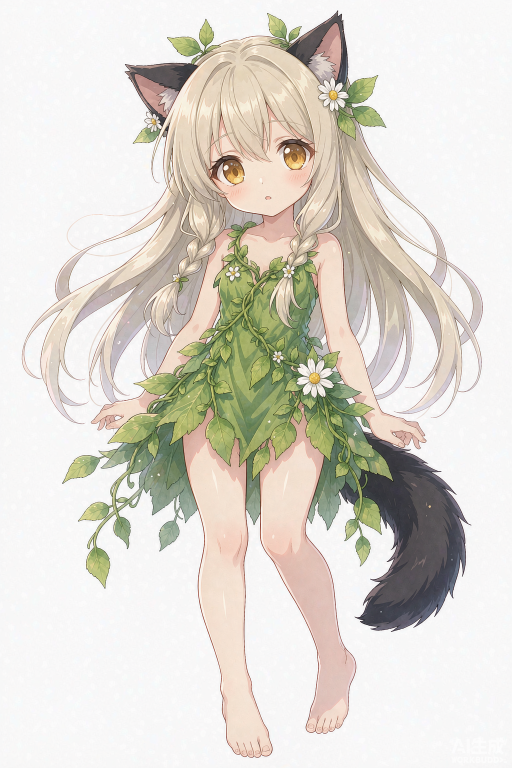
#> input picture art_src/2026-10-14_角色CG与头像/Japanese_anime_style_illustrat_2026-10-14T02-30-05.png, 1024 x 1536 px, found by its file name (shown at 1/2 size)
$ python _mat.py
#> lines starting #> are read from the running program, lines starting #| are printed output that depends on the picture
# -*- coding: utf-8 -*-
# 第三轮：抠透明 / 赫菲斯托斯卡图裁到游戏内卡图窗精确比例 1.1125（63/(76*0.745)）并去水印 / CG 去水印 / 头部标记 64x64。
from PIL import Image, ImageDraw
import os

BASE = r"D:\work\gen_raw"
F = {
    "forest_cg": "Japanese_anime_style_illustrat_2026-10-14T02-32-16.png",
    "forest_standing": "Japanese_anime_style_illustrat_2026-10-14T02-30-05.png",
    "forest_head": "head_only_icon_of_the_same_ani_2026-10-14T02-32-54.png",
    "hephaestus_card": "Japanese_anime_style_illustrat_2026-10-14T02-33-37.png",
    "hephaestus_standing": "Japanese_anime_style_illustrat_2026-10-14T02-30-58.png",
}
CARD_RATIO = 63.0 / (76.0 * 0.745)   # 游戏内卡图窗真实宽高比 ≈ 1.1125

def largest_label(fg, sw, sh):
    lab = [[0]*sw for _ in range(sh)]; cur = 0; sizes = {}
    for y in range(sh):
        for x in range(sw):
            if fg[y][x] and lab[y][x] == 0:
                cur += 1; cnt = 0; st = [(x, y)]; lab[y][x] = cur
                while st:
                    cx, cy = st.pop(); cnt += 1
                    for nx, ny in ((cx+1,cy),(cx-1,cy),(cx,cy+1),(cx,cy-1)):
                        if 0 <= nx < sw and 0 <= ny < sh and fg[ny][nx] and lab[ny][nx] == 0:
                            lab[ny][nx] = cur; st.append((nx, ny))
                sizes[cur] = cnt
    big = max(sizes, key=sizes.get) if sizes else 0
    return lab, big

def mat(src, dst, thresh=40):
#> called with dst = 'D:\\work\\gen_raw/forest_standing_t.png', thresh = 40
    im = Image.open(src).convert("RGB"); w, h = im.size
#> in mat, im is the input picture: PIL image 1024x1536 RGB; mean R, G, B 220.9, 216.4, 207.6
#> after `w, h = im.size`: w = 1024; h = 1536
    work = im.copy(); MARK = (255, 0, 255)
    for seed in [(0,0),(w-1,0),(0,h-1),(w-1,h-1)]:
        if work.getpixel(seed) != MARK:
            ImageDraw.floodfill(work, seed, MARK, thresh=thresh)
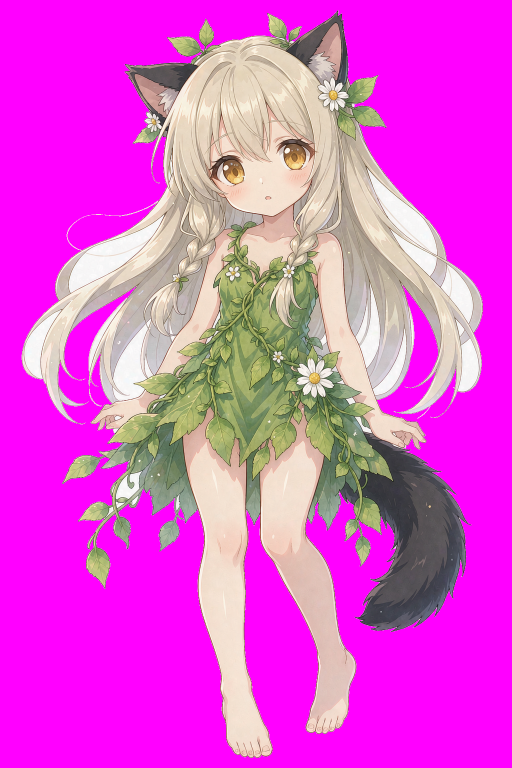
#> work: PIL image 1024x1536 RGB (shown at 1/2 size); mean R, G, B 224.8, 80.5, 211.7
    px = work.load(); ds = 4; sw, sh = max(1, w//ds), max(1, h//ds)
#> after `sw, sh = (max(1, w // ds), max(1, h // ds))`: sw = 256; sh = 384
    fg = [[False]*sw for _ in range(sh)]
    for y in range(sh):
        for x in range(sw):
            found = False
            for yy in range(y*ds, min((y+1)*ds, h)):
                for xx in range(x*ds, min((x+1)*ds, w)):
                    if px[xx, yy] != MARK:
                        found = True; break
                if found: break
            fg[y][x] = found
    lab, big = largest_label(fg, sw, sh)
#> big = 1
    srcpx = im.load(); out = Image.new("RGBA", (w, h), (0,0,0,0)); opx = out.load()
#> after `out = Image.new('RGBA', (w, h), (0, 0, 0, 0))`: out: PIL image 1024x1536 RGBA; every value is 0
    for y in range(h):
        ly = min(y//ds, sh-1)
        for x in range(w):
            if px[x, y] != MARK and lab[ly][min(x//ds, sw-1)] == big:
                opx[x, y] = srcpx[x, y] + (255,)
    bbox = out.getbbox()
#> bbox = (43, 20, 966, 1516)
    if bbox: out = out.crop(bbox)
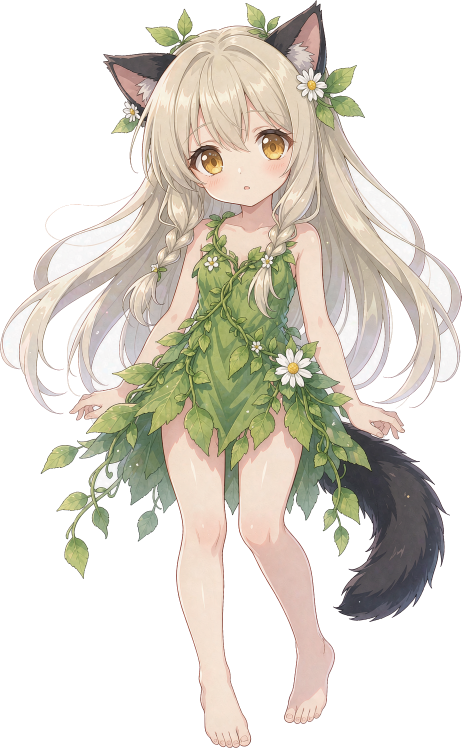
#> out: PIL image 923x1496 RGBA (shown at 1/2 size); mean R, G, B, A 96.5, 91.7, 81.5, 130.9; transparent parts drawn white
    out.save(dst); return out.size

def dewm(im, frac=0.045):
    w, h = im.size
    return im.crop((0, 0, w, int(h*(1.0-frac))))

def to_ratio(im, ratio):
    w, h = im.size; cur = w/h
    if cur < ratio:
        nh = int(w/ratio); y0 = (h-nh)//2; return im.crop((0, y0, w, y0+nh))
    nw = int(h*ratio); x0 = (w-nw)//2; return im.crop((x0, 0, x0+nw, h))

print("forest_standing", mat(os.path.join(BASE,F["forest_standing"]), os.path.join(BASE,"forest_standing_t.png")))
print("forest_head", mat(os.path.join(BASE,F["forest_head"]), os.path.join(BASE,"forest_head_t.png")))
#> (the run stopped early here; a loop or call above may not have finished)

$ run again, with art_src/2026-10-14_角色CG与头像/Japanese_anime_illustration__s_2026-10-14T01-39-03.png copied over art_src/2026-10-14_角色CG与头像/Japanese_anime_style_illustrat_2026-10-14T02-30-05.png
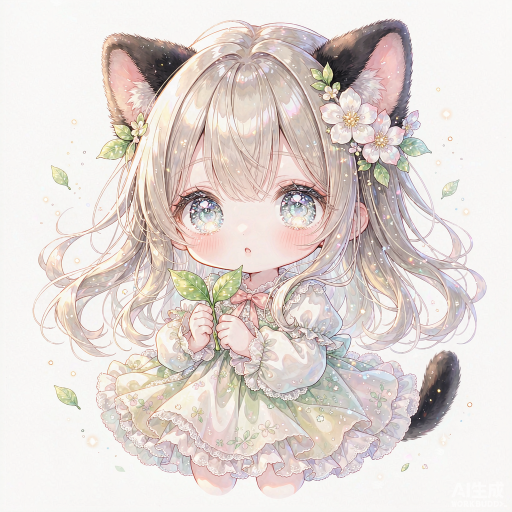
#> input picture art_src/2026-10-14_角色CG与头像/Japanese_anime_illustration__s_2026-10-14T01-39-03.png, 1024 x 1024 px, found by its file name (shown at 1/2 size)
#> in mat, im is the input picture: PIL image 1024x1024 RGB; mean R, G, B 225.2, 216, 211.7
#> after the loop in mat, `for seed in [(0,0),(w-1,0),(0,h-1),(w-1,h-1)]:`:
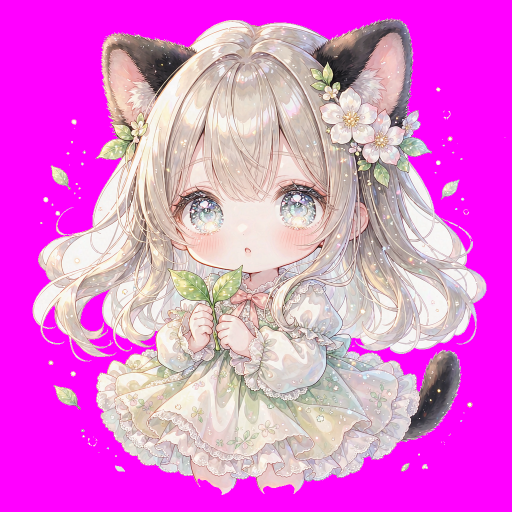
#> work: PIL image 1024x1024 RGB (shown at 1/2 size); mean R, G, B 228.2, 113.1, 215.9
#> bbox = (65, 37, 973, 990)
#> in mat, `if bbox: out = out.crop(bbox)`:
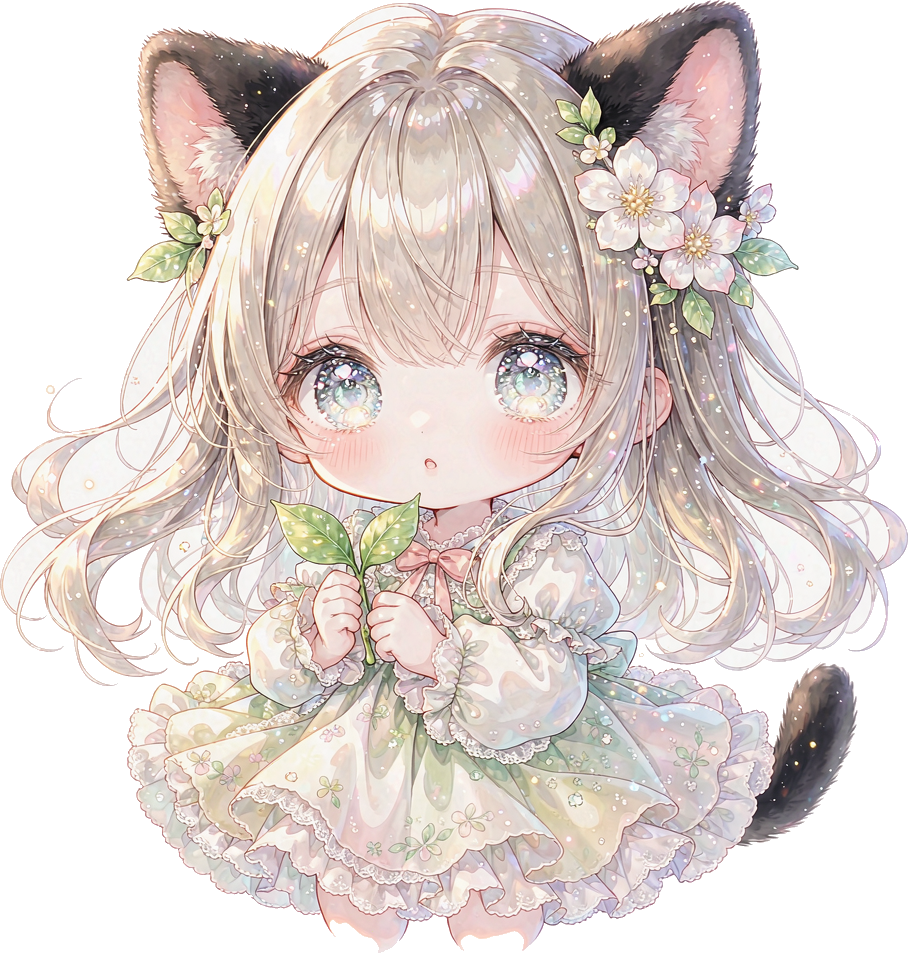
#> out: PIL image 908x953 RGBA; mean R, G, B, A 146.5, 136, 131.7, 178.8; transparent parts drawn white

$ run again, with art_src/2026-10-14_角色CG与头像/Japanese_anime_illustration__s_2026-10-14T01-39-04.png copied over art_src/2026-10-14_角色CG与头像/Japanese_anime_style_illustrat_2026-10-14T02-30-05.png
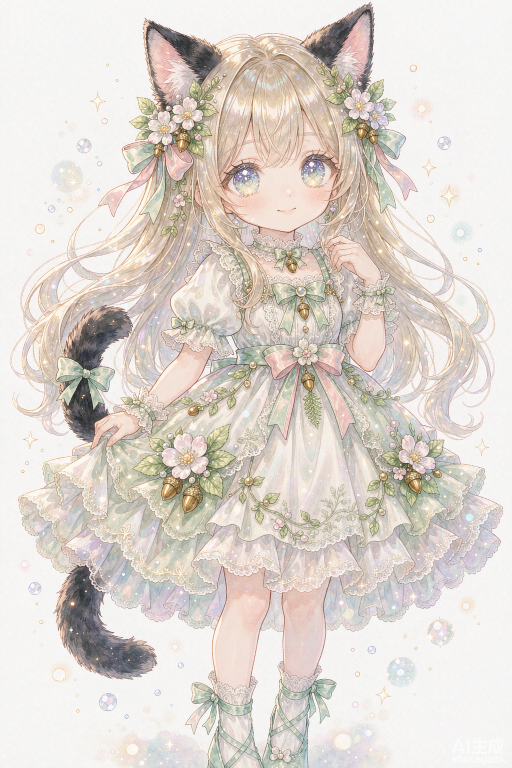
#> input picture art_src/2026-10-14_角色CG与头像/Japanese_anime_illustration__s_2026-10-14T01-39-04.png, 1024 x 1536 px, found by its file name (shown at 1/2 size)
#> in mat, im is the input picture: PIL image 1024x1536 RGB; mean R, G, B 222, 214.1, 207.3
#> after the loop in mat, `for seed in [(0,0),(w-1,0),(0,h-1),(w-1,h-1)]:`:
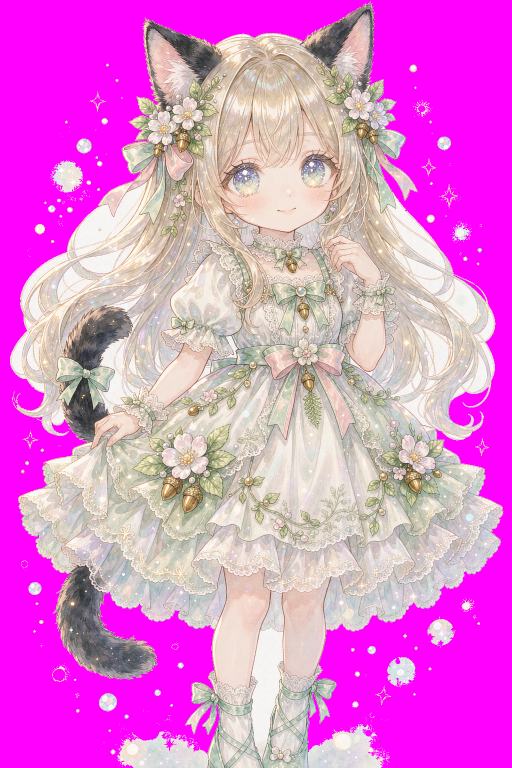
#> work: PIL image 1024x1536 RGB (shown at 1/2 size); mean R, G, B 225.4, 125.1, 211.7
#> bbox = (20, 3, 1007, 1536)
#> in mat, `if bbox: out = out.crop(bbox)`:
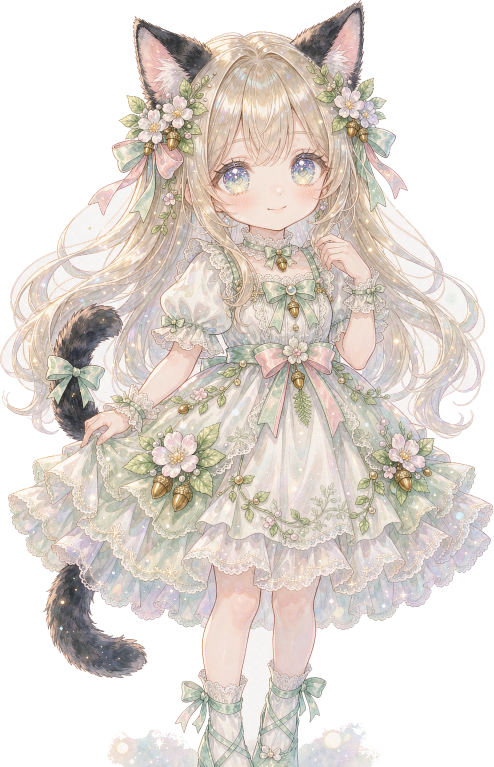
#> out: PIL image 987x1533 RGBA (shown at 1/2 size); mean R, G, B, A 135.3, 127.7, 121.1, 165.8; transparent parts drawn white
